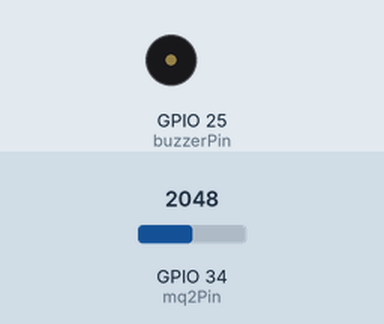
Simulated run of this sketch. Board: ESP32. Parts: buzzer (waves = sounding, pin HIGH). The test bench sets the inputs (shaded band); at power-on: GPIO 34 (mq2Pin) = 2048. WiFi joins after 1.5 s; servers stay silent unless stated; uploads are accepted with an empty reply; what the sketch prints to the serial monitor is not drawn.

Above: at 2.7 s.
2.8 s: GPIO 34 (mq2Pin) set to 2441
8.6 s: GPIO 34 (mq2Pin) set to 2528
At 12.2 s:
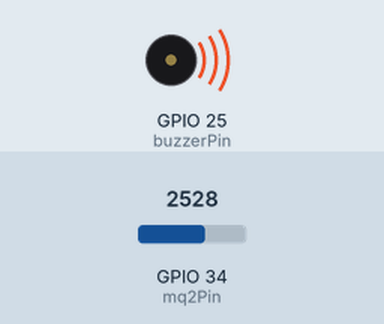
14.4 s: GPIO 34 (mq2Pin) set to 2460
At 17.4 s:
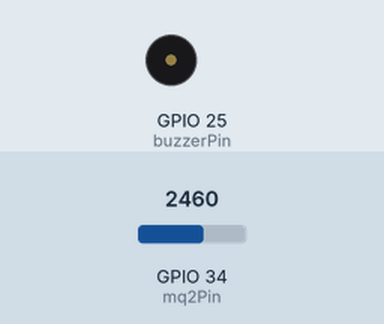
20.2 s: GPIO 34 (mq2Pin) set to 2540
At 23.7 s:
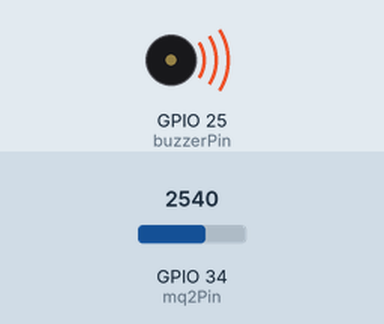
Timing chart, 0 to 25.2 s (numbered marks = the images above; inputs shaded):
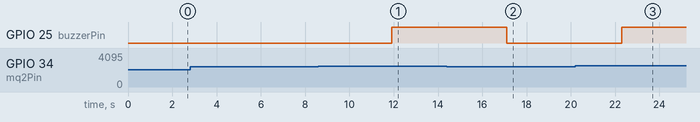

Measured:
- the behaviour switches between 2500 and 2501 on GPIO 34 (mq2Pin) (found by bisection; images 0 and 1)
- after the input at 2.8 s, every drawn part: stays the same
- after the input at 8.6 s, GPIO 25 (buzzerPin): LOW → HIGH after 3.3 s
- after the input at 14.4 s, GPIO 25 (buzzerPin): HIGH → LOW after 2.7 s
- after the input at 20.2 s, GPIO 25 (buzzerPin): LOW → HIGH after 2.1 s

The sketch:

node3-http-smart-gas.ino
```cpp
#include <WiFi.h>
#include <HTTPClient.h>
#include <ArduinoJson.h>

// --- KONFIGURASI JARINGAN MIKROTIK ---
const char* ssid = "IoT-Traffic";    // Ganti dengan SSID MikroTik Anda
const char* password = "IoT-Ragoons"; // Ganti dengan Password MikroTik Anda

// --- KONFIGURASI ENDPOINT RASPBERRY PI ---
// Ganti IP_RASPI dengan IP Address Raspberry Pi Anda yang terhubung ke MikroTik
const char* serverName = "http://192.168.10.199:80/api/sensor/http";

// --- KONFIGURASI PIN & THRESHOLD ---
const int mq2Pin = 34;
const int buzzerPin = 25;
const int gasThreshold = 2500; // Batas nilai anomali gas

void setup() {
  Serial.begin(115200);

  pinMode(buzzerPin, OUTPUT);
  digitalWrite(buzzerPin, LOW); // Pastikan buzzer mati di awal

  // Memulai koneksi WiFi
  Serial.print("\nMenghubungkan ke WiFi ");
  Serial.print(ssid);
  WiFi.begin(ssid, password);

  while (WiFi.status() != WL_CONNECTED) {
    delay(500);
    Serial.print(".");
  }

  Serial.println("\nWiFi terhubung!");
  Serial.print("IP Address ESP32: ");
  Serial.println(WiFi.localIP());
}

void loop() {
  // 1. Baca Sensor Gas MQ-2
  int gasLevel = analogRead(mq2Pin);
  Serial.print("Nilai Gas: ");
  Serial.print(gasLevel);

  // 2. Deteksi Alarm Gas (fungsi fisik device) & Aktuasi Lokal
  // Catatan: ini status alarm GAS, bukan status "anomali jaringan".
  // Anomali jaringan (connection burst, dll) datang dari skrip attacker terpisah,
  // bukan dari nilai sensor ini - lihat diskusi labeling dataset.
  bool gasAlert = false;
  if (gasLevel > gasThreshold) {
    digitalWrite(buzzerPin, HIGH); // Buzzer Nyala
    gasAlert = true;
    Serial.println(" | ALARM! Gas Bocor -> Buzzer ON");
  } else {
    digitalWrite(buzzerPin, LOW);  // Buzzer Mati
    Serial.println(" | Normal -> Buzzer OFF");
  }

  // 3. Kirim data ke Raspberry Pi via HTTP POST
  if(WiFi.status() == WL_CONNECTED) {
    HTTPClient http;
    http.begin(serverName);
    http.addHeader("Content-Type", "application/json");

    // Format payload JSON
    StaticJsonDocument<200> doc;
    doc["device_id"] = "node_02_http";
    doc["protocol"] = "HTTP";
    doc["sensor"] = "MQ2";
    doc["value"] = gasLevel;
    doc["gas_alert"] = gasAlert; // status alarm fisik, terpisah dari label anomali jaringan

    String requestBody;
    serializeJson(doc, requestBody);

    // Eksekusi HTTP POST
    int httpResponseCode = http.POST(requestBody);

    if (httpResponseCode > 0) {
      Serial.print("   Berhasil kirim HTTP (Code: ");
      Serial.print(httpResponseCode);
      Serial.println(")");
    } else {
      Serial.print("   Gagal kirim HTTP (Error: ");
      Serial.print(httpResponseCode);
      Serial.println(")");
    }

    http.end();
  } else {
    Serial.println("   Koneksi WiFi terputus, mencoba menyambung ulang...");
    WiFi.disconnect();
    WiFi.begin(ssid, password);
  }

  // Jeda 5 detik
  delay(5000);
}
```
